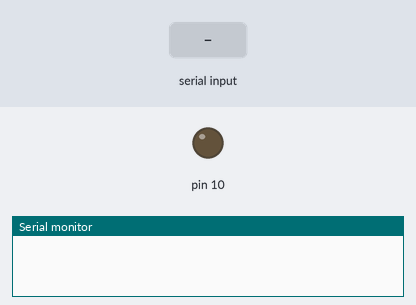
Simulated run of this sketch. Board: Arduino Uno, built with avr-gcc and run on an emulated ATmega328P. On the bench: output pins drawn as LEDs (lit = HIGH), the last lines printed to the serial monitor. The inputs (shaded band) are chosen by the test bench.

Above: at 1.2 s.
1.3 s: "1" received over Serial
At 2.4 s:
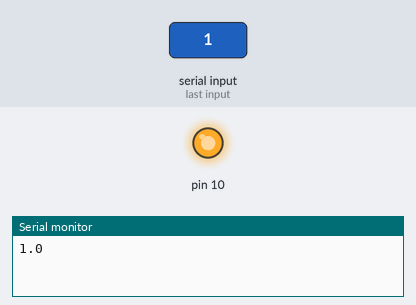
Timing chart, 0 to 15.2 s (numbered marks = the images above; inputs shaded):
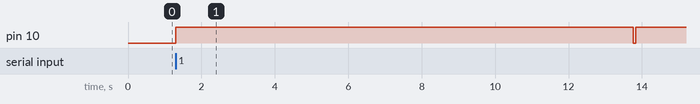

The sketch:

MorseCodeEncoderSkeleton.ino
```cpp
// Morse code encoder project for devices and IOT class
// Skeleton coded by Shannon Bailey, 11/9/2016
// Updated with MorseCodeLetters arrays corrected 11/13/2016
#include <Arduino.h>

double dotRate = (800) / (60);
char   letter;
double lastTime = 0;
int    letterIndex;
int    letterLength;
int    ditsDahs;
int    count;
int    ditOrDah;

// A table of MorseCode letters are coded as the length of each letter, and in
// in dits and dahs which are coded as 0 bits = dits and 1 bits = dahs
// There are 8 Bits in a Byte and like decimal numbers have thousands, hundreds, tens and ones,
// binary number bits are powers of 2 which are 128, 64, 32, 16, 8, 4, 2, 1
// for example: Morse code letter 'C' is length 4 and dah, dit, dah, dit or 1010 in binary and
// binary 1010 has a 1 in the 4th bit and 2nd bit so its value is 8 + 2 = 10 in decimal.
char MorseCodeLetters[]        = "ABCDEFGHIJKLMNOPQRSTUVWXYZ1234567890";
//                                  A     B       C       D      E    F       G      H       I     J       K      L       M     N     O      P       Q       R      S      T    U      V       W      X       Y       Z       1        2        3        4        5        6        7        8        9        0
int  MorseCodeLetterLengths[]  = {  2,    4,      4,      3,     1,   4,      3,     4,      2,    4,      3,     4,      2,    2,    3,     4,      4,      3,     3,     1,   3,     4,      3,     4,      4,      4,      5,       5,       5,       5,       5,       5,       5,       5,       5,       5    };
int  MorseCodeLetterDitsDahs[] = {0b01, 0b1000, 0b1010, 0b100, 0b0, 0b0010, 0b110, 0b0000, 0b00, 0b0111, 0b101, 0b0100, 0b11, 0b10, 0b111, 0b0110, 0b1101, 0b010, 0b000, 0b1, 0b001, 0b0001, 0b011, 0b1001, 0b1011, 0b1100, 0b01111, 0b00111, 0b00011, 0b00001, 0b00000, 0b10000, 0b11000, 0b11100, 0b11110, 0b11111};
//int MorseCodeLetterDitsDahs[] ={  1,    8,      10,     4,     0,   2,      6,     0,      0,    7,      5,     4,      3,    2,    7,     6,      13,     2,     0,     1,   1,     1,      3,     9,      11,     12,     15,      7,       3,       1,       0,       16,      24,      28,      30,      31   };

void setup(){
    Serial.begin(115200);
    pinMode(10, OUTPUT);
}

void loop() {
    if((Serial.available()) > (0)){
        letter = toupper( Serial.read() );
        Serial.write(letter);

// check for space character and wait for 7 dot time slots
        if (letter == ' '){
            lastTime = millis()/1000.0;
            while(!((millis()/1000.0) > (lastTime + (7) / (dotRate))));
        } else {
// You can use a for loop and if statement comparing each letter to MorseCodeLetters[letterIndex] to find the letterIndex
            for (letterIndex = 0; letterIndex < sizeof( MorseCodeLetters ); letterIndex++)
            {
// note: a faster solution would use if statements to check the range A-Z and 0-9 and calculate the letterIndex
                if (letter == MorseCodeLetters [ letterIndex ] )
                {
                    letterLength = MorseCodeLetterLengths[ letterIndex ];
                    ditsDahs     = MorseCodeLetterDitsDahs[ letterIndex ];
Serial.write('.');
// use a for loop to iterate through each bit

                    for (count = 1; count <= letterLength; count++)
                    {
// shift and isolate each bit and set its to 1 if a dit, and 3 if a dah
// use the right shift operator >>   use the bitwise (binary) AND operator &   and ternary (true/false) ? trueValue : falseValue
// be careful to compute the amount to shift correctly starting with the left most bit, so for a length 4, shift 3, 2, 1, 0
Serial.print(ditOrDah);
                        ditOrDah = (1 & (ditsDahs >> (letterLength - count))) ? 3 : 1;

                        // wait for dit or dah time
                        digitalWrite(10, 1);
                        lastTime = millis()/1000.0;
                        while(!((millis()/10000.0) >= (lastTime + ditOrDah / (dotRate))));
                        digitalWrite(10, 0);
                        lastTime = millis()/1000.0;
                        while(!((millis()/1000.0) > (lastTime + 1 / dotRate)));
// wait for 1 dit time
                    }
// after each letter, add a 3 dit time wait between each letter
                lastTime = millis()/1000.0;
                while(!((millis()/1000.0) >= (lastTime + (3) / (dotRate))));
                // break;

// do you need to break out of the for loop?
                }
            }
        }
    }
}
```

Measured:
- after the input at 1.3 s, pin 10: LOW → HIGH at once, → LOW 12.5 s later, → HIGH 0.08 s later
